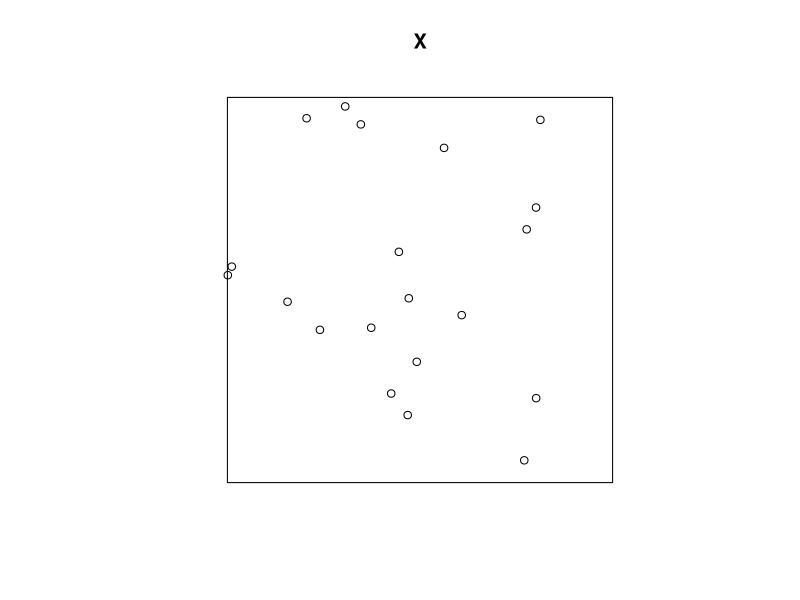
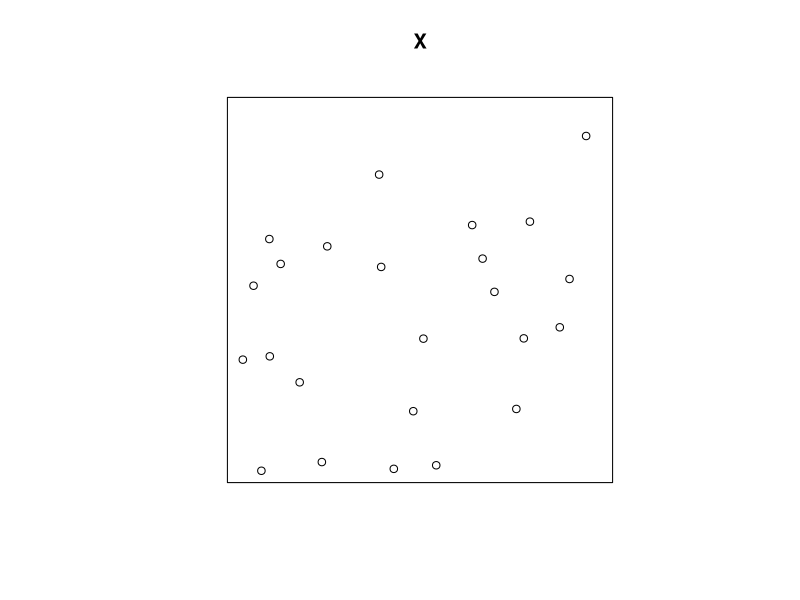

Write the R code that produced these figures, in order.

library(spatstat)

# Completely spatially random in window of [0,1]x[0,1]
x <- runif(20)
y <- runif(20)
X <- ppp(x, y, c(0,1), c(0,1))
plot(X)

#other point patterns
#matern cluster process
X <- rMaternI(20, 0.05)

#X<-rcell(nx=10)
plot(X)

#Put in your point pattern model which is not just completely random
number_pt_patterns=10
number_points_in_patterns=integer(number_pt_patterns)
for (i in 0:9){
    X <- rMaternI(40, 0.05)
 #   plot(X)
    print(X)
    data=c(X$x,X$y)
    number_points_in_patterns[i+1]=length(X$x)
    B = matrix(data,nrow=2)
    pointlist=t(B)
    name=paste("pointpattern",i,".csv", sep = "")
    print(name)
    write.csv(pointlist, file =name )}

print(number_points_in_patterns)

for (i in 0:9){
    print(i)
    print(i+number_pt_patterns)
    size=number_points_in_patterns[i+1]
    print(size)
    x <- runif(size)
    y <- runif(size)
    #X <- ppp(x, y, c(0,1), c(0,1))
    #plot(X)
    data=c(x,y)
    B = matrix(data,nrow=2)
    pointlist=t(B)
    name=paste("pointpattern",i+number_pt_patterns,".csv", sep = "")
    print(name)
    write.csv(pointlist, file =name )}


#X <- rMaternI(20, 0.05)
#print(X$x)
#print(X$y)
data=c(X$x,X$y)
B = matrix(data,nrow=2)  
#print(B)
pointlist=t(B)
write.csv(pointlist, file = "pointpattern.csv")
#this writes the point pattern as a list of points in a csv file (each line a different point)
